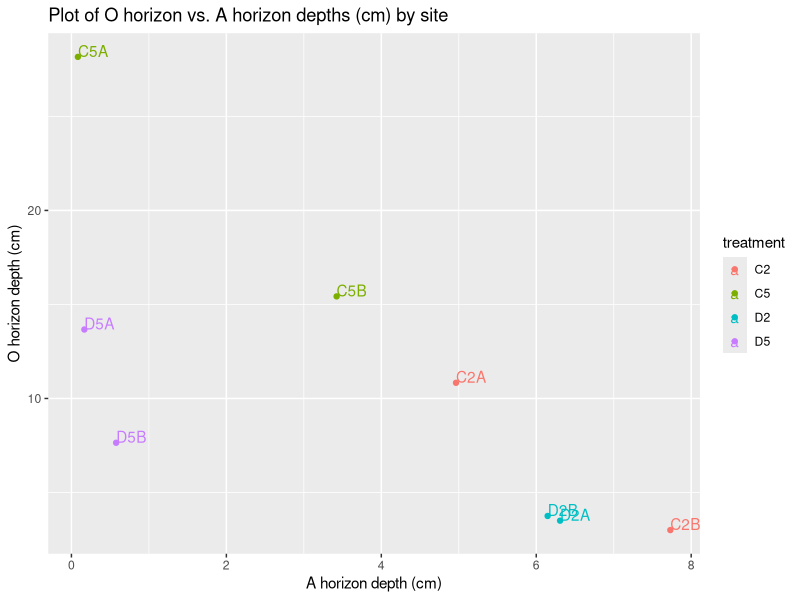
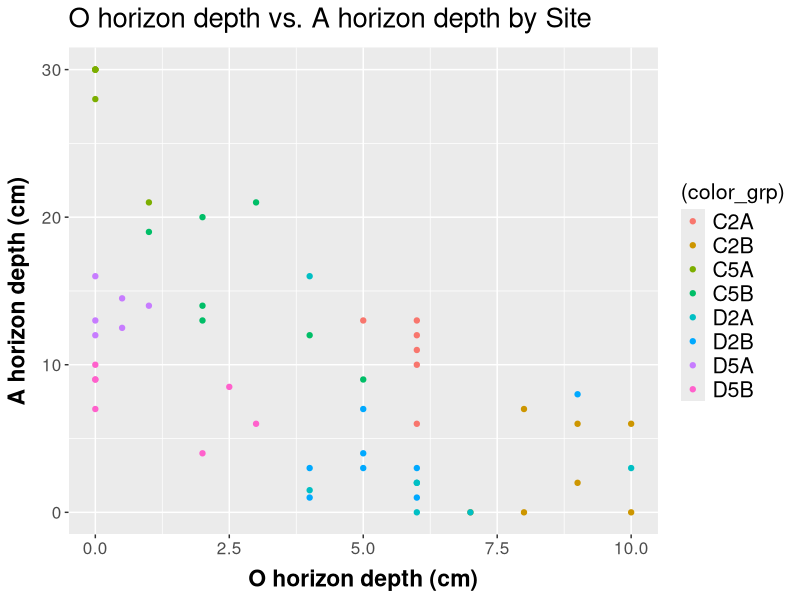

Recreate these plots in R, in order.
## ---- chunk 1
knitr::opts_chunk$set(echo = TRUE)
## ---- chunk 2
library(tidyverse)
library(dplyr)
library(stringr)
library(viridis)
library(magrittr)


OA_thick <- read.csv("OA_thickness_2019_20_join.csv", header=T, na.strings=c("", " ", "NA"))
class(OA_thick)

#as.tbl(OA_thick) #set as tibble. was having issues with coercing to a dataframe (using as.data.frame)

str(OA_thick)
head(OA_thick)

OA_thick[46,11] <- as.numeric(13) #depending on where the last source file was saved from, this cell may be imported as a date. The correct value should be 13 (cm). D5A R2 (2019), A_thk = 13.

#set all data types for the dataframe

OA_thick$date %>% as.Date(format = "%m/%d/%Y")
OA_thick$site %>%  as.character()
OA_thick$treatment %>%  as.character()
OA_thick$forest_type %>%  as.character()
OA_thick$inv_lvl %>% as.numeric()
OA_thick$plot %>% as.character()
OA_thick$totalO_thk %>% as.numeric()
OA_thick$Oi_thk %>% as.numeric()
OA_thick$Oe_thk %>% as.numeric()
OA_thick$Oa_thk %>% as.numeric()
OA_thick$A_thk %>% as.numeric()
OA_thick$A_type %>% as.character()
OA_thick$source %>% as.character()
OA_thick$sample_number %>% as.character()
OA_thick$bulk_density %>% as.numeric()




str(OA_thick)
view(OA_thick)

## ---- chunk 3


## ---- chunk 4

#O_mean_summary
O_mean_sum <- OA_thick %>% 
group_by(site) %>% 
  drop_na(totalO_thk) %>% 
  summarize(mean_O_thk = mean(mean(totalO_thk)), SD = sd(totalO_thk), n = length(site))

O_mean_sum %<>%   #Adding in SE to the dataframe  
mutate(SE = SD/sqrt(length(SD)))
view(O_mean_sum)

#write.table(O_mean_sum, file = "O_mean_sum.csv", sep = ",")


#A_mean_summary
A_mean_sum <- OA_thick %>% 
group_by(site) %>% 
  drop_na(A_thk) %>% 
  summarize(mean_A_thk = mean(mean(A_thk)), SD = sd(A_thk), n = length(site))

A_mean_sum %<>%   #Adding in SE to the dataframe  
mutate(SE = SD/sqrt(length(SD)))
view(A_mean_sum)

#write.table(A_mean_sum, file = "A_mean_sum.csv", sep = ",")

## ---- chunk 5
#Step 1:
O <- O_mean_sum$mean_O_thk
A <- A_mean_sum$mean_A_thk
#view(O)
#view(A)

OA_means.df <- data.frame(v1 = c("C2A","C2B","C5A","C5B","D2A","D2B","D5A","D5B"), v2 = c("C2", "C2", "C5", "C5", "D2", "D2", "D5", "D5"), v3 = O, v4 = A)
colnames(OA_means.df) = c("site", "treatment", "O","A")


view(OA_means.df)
str(OA_means.df)

write.table(OA_means.df, file = "OA_means.csv", sep = ",")

#Step 2: (this code works but the colors are gross, and the legend looks bad)
OPlot1 <- qplot(O, A, data = OA_means.df, label = site, 
      geom=c("point", "text"),
      hjust=0, vjust=0,
      color = treatment,
      xlab = "A horizon depth (cm)",
      ylab = "O horizon depth (cm)",
      main = "Plot of O horizon vs. A horizon depths (cm) by site")
print(OPlot1)





## ---- chunk 6

#create data frame out of desired points:

OA.graphpairs.df <- OA_thick %>% 
filter(source == "pit" | source == "oad" | source == "oac") 

view(OA.graphpairs.df)


## ---- chunk 7

O_plot.FUN <- function(data, title, xlab, ylab, xcolumn, ycolumn, color_grp){
  Oplot <- ggplot(data, aes(x = xcolumn, y = ycolumn)) +
  scale_fill_viridis(discrete = TRUE) +
  geom_point(aes(colour = (color_grp)))
  Oplot <- Oplot + ggtitle(title) +
    theme(plot.title = element_text(size = rel(1.8), margin = margin(b = 10)))+
    theme(axis.text.x = element_text(size = rel(1.4))) +
    theme(axis.text.y = element_text(size = rel(1.4))) 
  Oplot <- Oplot +
    labs(x= xlab, y = ylab, size = rel(1.8)) +
    theme(axis.title.x = element_text(size = rel(1.5), face = "bold", margin = margin(t = 8)))+
    theme(axis.title.y = element_text(size = rel(1.5), face = "bold", margin = margin(r = 8)))+
    theme(legend.text = element_text(size = rel(1.4))) +
    theme(legend.title = element_text(size = rel(1.4)))
  
 print(Oplot) #print
}



O_plot.FUN(OA.graphpairs.df, 
"O horizon depth vs. A horizon depth by Site", 
"O horizon depth (cm)", 
"A horizon depth (cm)",
OA.graphpairs.df$totalO_thk,
OA.graphpairs.df$A_thk,
OA.graphpairs.df$site) 

#run the function
?geom_point
